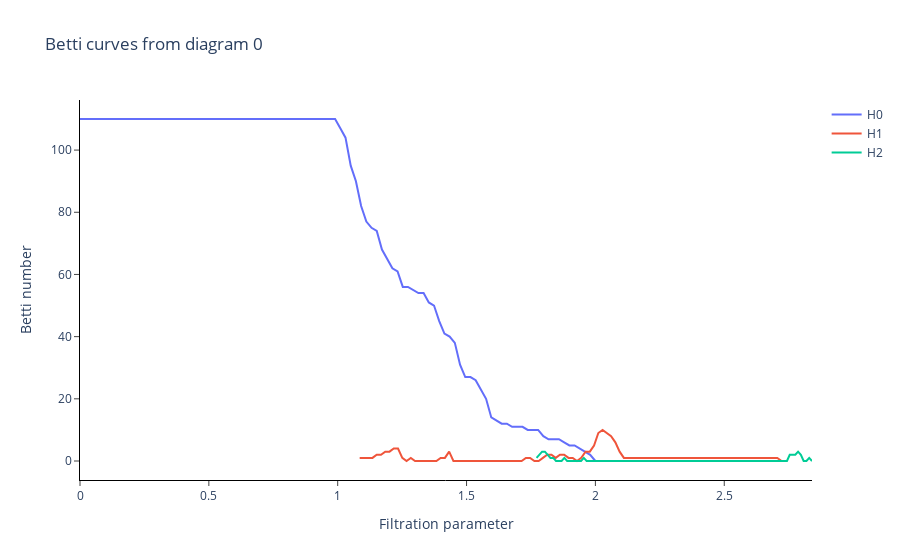

Source (notebook cell):
### Code cell
BC = BettiCurve()
bc = BC.fit_transform(diag_scaled)
BC.plot(bc)
